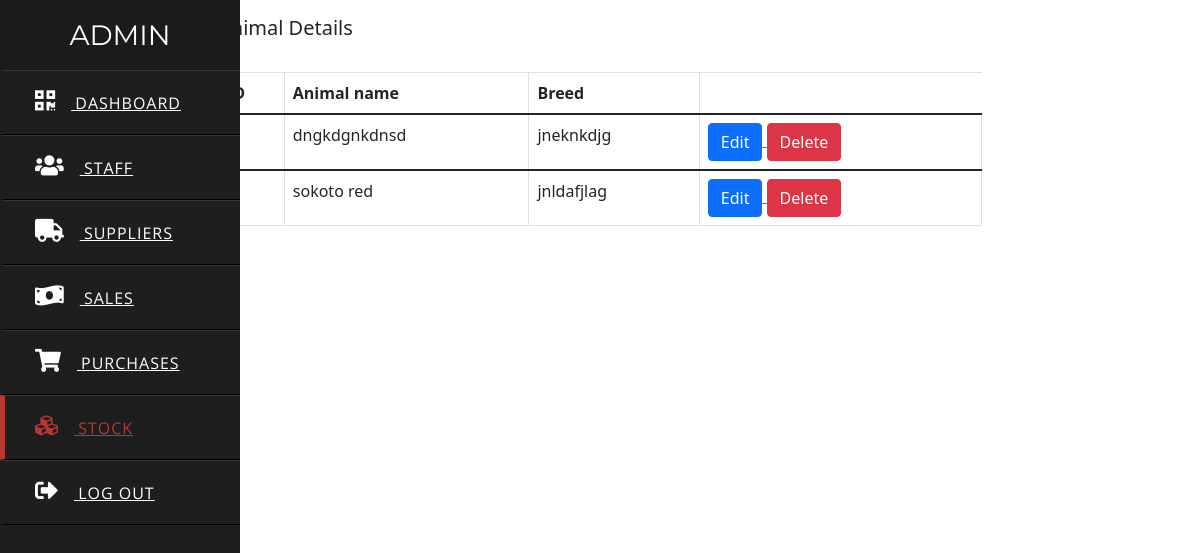
Page /admin/stock.php on the committed database.
### tables this page shows
CREATE TABLE `livestock` (
  `animal_id` int(11) NOT NULL,
  `animal_type` text NOT NULL,
  `breed` text NOT NULL,
  `cost_price` double DEFAULT NULL,
  `selling_price` double DEFAULT NULL
);

### admin/stock.php (the view, shortened to what this page needs)
<?php
    include "connect.php";
?>
<!DOCTYPE html>
<html lang="en" dir="ltr">
  <head>
    <link rel="stylesheet" href="style.css">
    <link rel="stylesheet" href="https://cdnjs.cloudflare.com/ajax/libs/font-awesome/5.15.3/css/all.min.css"/>
    <link href="https://cdn.jsdelivr.net/npm/bootstrap@5.1.3/dist/css/bootstrap.min.css" rel="stylesheet">
  </head>
  <body>
  <div class="sidebar">
      <header>ADMIN</header>
      <a href="adminindex.php">
        <i class="fas fa-qrcode"></i>
        <span>Dashboard</span>
      </a>
      <a href="staffinfo.php">
        <i class="fas fa-users"></i>
        <span>Staff</span>
      </a>
      <a href="suppliers.php">
        <i class="fas fa-truck"></i>
        <span>Suppliers</span>
      </a>
      <a href="sales.php">
        <i class="fas fa-money-bill-wave"></i>
        <span>Sales</span>
      </a>
      <a href="purchases.php">
        <i class="fas fa-shopping-cart"></i>
        <span>Purchases</span>
      </a>
      <a href="stock.php" class="active">
        <i class="fas fa-cubes"></i>
        <span>Stock</span>
      </a>
      <a href="index.php">
         <i class="fas fa-sign-out-alt"></i>
        <span>Log Out</span>
      </a>
    </div>
    <div class="container">
             <div class="jumbotron">
                    <div class="card_main">
                            <div class="card-body">
                                <h5 class="card-title">Animal Details</h5>
                                <table class="table table-hover table-bordered">
                                        <thead>
                                            <tr>
                                            <th scope="col">ID</th>
                                            <th scope="col">Animal name</th>
                                            <th scope="col">Breed</th>
                                            </tr>
                                        </thead>
                                        <?php
                                              $s = mysqli_query($conn,"select * from livestock");
                                              while($r=mysqli_fetch_array($s))
                                              {
                                              ?>
                                                <tbody>
                                                <tr>
                                                         <th><?php echo $r['animal_id'];?></th>
                                                         <td><?php echo $r['animal_type'];?></td>
                                                         <td><?php echo $r['breed'];?></td>
                                                         <td>
                                                           <a href="stockedit.php?a=<?php $r['animal_id'];?>">
                                                       <button class="btn btn-primary">Edit</button>
                                                       </a>
                                                            <a href="deleteanimals.php?a=<?php echo $r['animal_id'];?>" onclick="return confirm('Are you sure you want to delete?');">
                                                                        <button class="btn btn-danger">Delete</button>
                                                            </a>
                                                         </td>
                                                </tr>
                                            </tbody>
                                            <?php
                                              }
                                           ?>
                                 </table>
                            </div>
                    </div>
                </div>
         </div>
</body>
</html>

### admin/style.css (style rules this page uses)
* { margin: 0; padding: 0; text-decoration: none; }
.sidebar { position: fixed; width: 240px; left: 0; height: 100%; background: #1e1e1e; transition: all .5s ease; }
.sidebar header { font-size: 28px; color: white; line-height: 70px; text-align: center; background: #1b1b1b; user-select: none; font-family: 'Montserrat', sans-serif; }
.sidebar a { display: block; height: 65px; width: 100%; color: white; line-height: 65px; padding-left: 30px; box-sizing: border-box; border-bottom: 1px solid black; border-top: 1px solid rgba(255,255,255,.1); border-left: 5px solid transparent; font-family: 'Open Sans', sans-serif; transition: all .5s ease; }
a.active,a:hover { border-left: 5px solid #b93632; color: #b93632; }
.sidebar a i { font-size: 23px; margin-right: 16px; }
.sidebar a span { letter-spacing: 1px; text-transform: uppercase; }
.card-body { margin: 0 10rem; }

### rows in the picture
livestock: animal_type "dngkdgnkdnsd", breed "jneknkdjg"
livestock: animal_type "sokoto red", breed "jnldafjlag"
